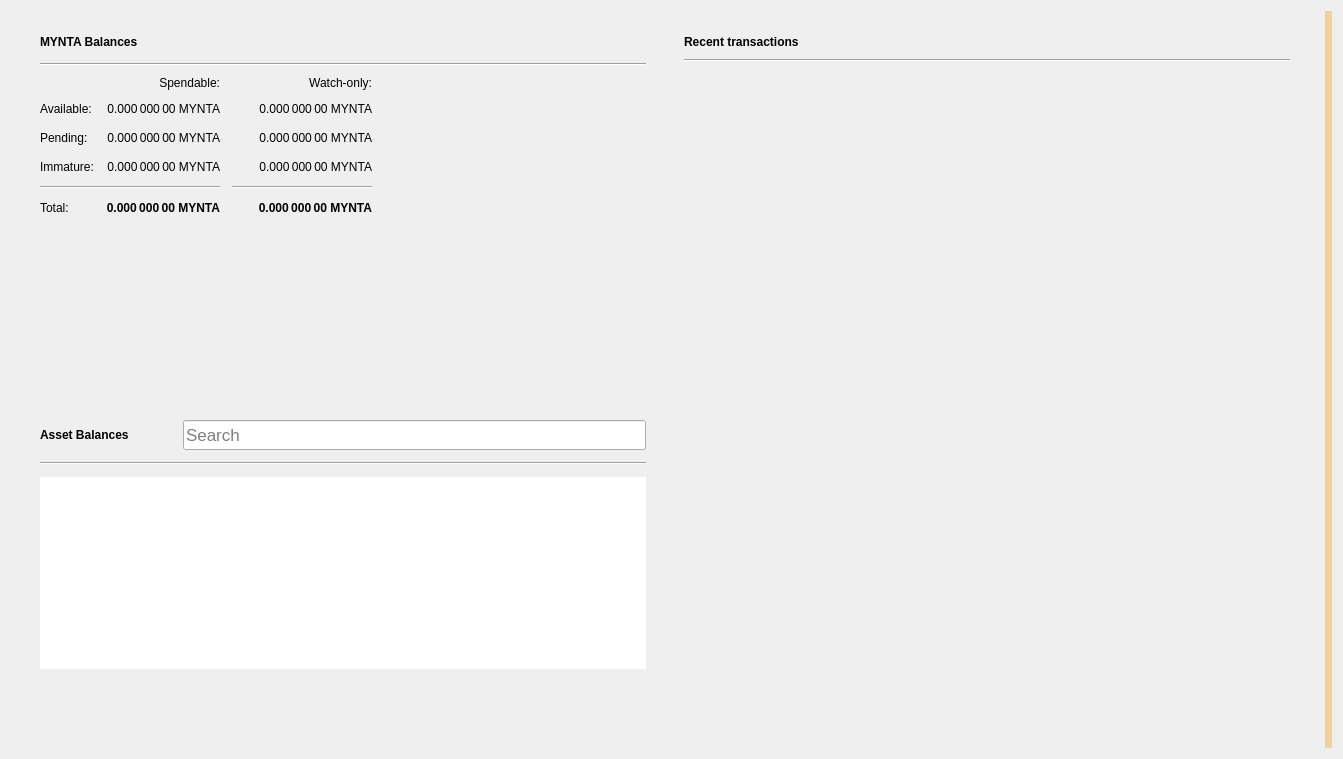
<?xml version="1.0" encoding="UTF-8"?>
<ui version="4.0">
 <class>OverviewPage</class>
 <widget class="QWidget" name="OverviewPage">
  <property name="geometry">
   <rect>
    <x>0</x>
    <y>0</y>
    <width>1343</width>
    <height>759</height>
   </rect>
  </property>
  <property name="minimumSize">
   <size>
    <width>760</width>
    <height>0</height>
   </size>
  </property>
  <property name="windowTitle">
   <string>Form</string>
  </property>
  <property name="autoFillBackground">
   <bool>false</bool>
  </property>
  <layout class="QGridLayout" name="gridLayout_3">
   <item row="0" column="1">
    <layout class="QVBoxLayout" name="verticalLayout_7">
     <property name="spacing">
      <number>0</number>
     </property>
     <property name="leftMargin">
      <number>0</number>
     </property>
     <property name="topMargin">
      <number>0</number>
     </property>
     <property name="rightMargin">
      <number>0</number>
     </property>
     <property name="bottomMargin">
      <number>0</number>
     </property>
     <item>
      <layout class="QHBoxLayout" name="horizontalLayout" stretch="0,0">
       <property name="spacing">
        <number>20</number>
       </property>
       <property name="sizeConstraint">
        <enum>QLayout::SetMinAndMaxSize</enum>
       </property>
       <property name="leftMargin">
        <number>20</number>
       </property>
       <property name="topMargin">
        <number>20</number>
       </property>
       <property name="rightMargin">
        <number>20</number>
       </property>
       <property name="bottomMargin">
        <number>20</number>
       </property>
       <item>
        <layout class="QVBoxLayout" name="verticalLayout_2">
         <property name="spacing">
          <number>0</number>
         </property>
         <property name="rightMargin">
          <number>0</number>
         </property>
         <item>
          <widget class="QFrame" name="frame">
           <property name="sizePolicy">
            <sizepolicy hsizetype="Preferred" vsizetype="Preferred">
             <horstretch>0</horstretch>
             <verstretch>0</verstretch>
            </sizepolicy>
           </property>
           <property name="minimumSize">
            <size>
             <width>350</width>
             <height>180</height>
            </size>
           </property>
           <property name="frameShape">
            <enum>QFrame::NoFrame</enum>
           </property>
           <property name="frameShadow">
            <enum>QFrame::Raised</enum>
           </property>
           <property name="lineWidth">
            <number>5</number>
           </property>
           <layout class="QVBoxLayout" name="verticalLayout_4">
            <property name="spacing">
             <number>10</number>
            </property>
            <property name="topMargin">
             <number>0</number>
            </property>
            <property name="bottomMargin">
             <number>0</number>
            </property>
            <item>
             <layout class="QHBoxLayout" name="horizontalLayout_4">
              <property name="spacing">
               <number>6</number>
              </property>
              <item>
               <widget class="QLabel" name="rvnBalancesLabel">
                <property name="font">
                 <font>
                  <weight>75</weight>
                  <bold>true</bold>
                 </font>
                </property>
                <property name="text">
                 <string>MYNTA Balances</string>
                </property>
               </widget>
              </item>
              <item>
               <widget class="QPushButton" name="labelWalletStatus">
                <property name="enabled">
                 <bool>true</bool>
                </property>
                <property name="maximumSize">
                 <size>
                  <width>30</width>
                  <height>16777215</height>
                 </size>
                </property>
                <property name="toolTip">
                 <string>The displayed information may be out of date. Your wallet automatically synchronizes with the Mynta network after a connection is established, but this process has not completed yet.</string>
                </property>
                <property name="text">
                 <string/>
                </property>
                <property name="icon">
                 <iconset>
                  <normaloff>:/icons/warning</normaloff>
                  <disabledoff>:/icons/warning</disabledoff>:/icons/warning</iconset>
                </property>
                <property name="iconSize">
                 <size>
                  <width>24</width>
                  <height>24</height>
                 </size>
                </property>
                <property name="flat">
                 <bool>true</bool>
                </property>
               </widget>
              </item>
              <item>
               <spacer name="horizontalSpacer_3">
                <property name="orientation">
                 <enum>Qt::Horizontal</enum>
                </property>
                <property name="sizeHint" stdset="0">
                 <size>
                  <width>40</width>
                  <height>20</height>
                 </size>
                </property>
               </spacer>
              </item>
             </layout>
            </item>
            <item>
             <widget class="Line" name="line_2">
              <property name="orientation">
               <enum>Qt::Horizontal</enum>
              </property>
             </widget>
            </item>
            <item>
             <layout class="QGridLayout" name="gridLayout">
              <property name="bottomMargin">
               <number>5</number>
              </property>
              <property name="spacing">
               <number>12</number>
              </property>
              <item row="3" column="2">
               <widget class="QLabel" name="labelWatchImmature">
                <property name="font">
                 <font>
                  <weight>50</weight>
                  <bold>false</bold>
                 </font>
                </property>
                <property name="cursor">
                 <cursorShape>IBeamCursor</cursorShape>
                </property>
                <property name="toolTip">
                 <string>Mined balance in watch-only addresses that has not yet matured</string>
                </property>
                <property name="text">
                 <string notr="true">0.000 000 00 MYNTA</string>
                </property>
                <property name="alignment">
                 <set>Qt::AlignRight|Qt::AlignTrailing|Qt::AlignVCenter</set>
                </property>
                <property name="textInteractionFlags">
                 <set>Qt::LinksAccessibleByMouse|Qt::TextSelectableByKeyboard|Qt::TextSelectableByMouse</set>
                </property>
               </widget>
              </item>
              <item row="2" column="3">
               <spacer name="horizontalSpacer_2">
                <property name="orientation">
                 <enum>Qt::Horizontal</enum>
                </property>
                <property name="sizeHint" stdset="0">
                 <size>
                  <width>40</width>
                  <height>20</height>
                 </size>
                </property>
               </spacer>
              </item>
              <item row="1" column="0">
               <widget class="QLabel" name="labelBalanceText">
                <property name="text">
                 <string>Available:</string>
                </property>
               </widget>
              </item>
              <item row="1" column="2">
               <widget class="QLabel" name="labelWatchAvailable">
                <property name="font">
                 <font>
                  <weight>50</weight>
                  <bold>false</bold>
                 </font>
                </property>
                <property name="cursor">
                 <cursorShape>IBeamCursor</cursorShape>
                </property>
                <property name="toolTip">
                 <string>Your current balance in watch-only addresses</string>
                </property>
                <property name="text">
                 <string notr="true">0.000 000 00 MYNTA</string>
                </property>
                <property name="alignment">
                 <set>Qt::AlignRight|Qt::AlignTrailing|Qt::AlignVCenter</set>
                </property>
                <property name="textInteractionFlags">
                 <set>Qt::LinksAccessibleByMouse|Qt::TextSelectableByKeyboard|Qt::TextSelectableByMouse</set>
                </property>
               </widget>
              </item>
              <item row="2" column="1">
               <widget class="QLabel" name="labelUnconfirmed">
                <property name="font">
                 <font>
                  <weight>50</weight>
                  <bold>false</bold>
                 </font>
                </property>
                <property name="cursor">
                 <cursorShape>IBeamCursor</cursorShape>
                </property>
                <property name="toolTip">
                 <string>Total of transactions that have yet to be confirmed, and do not yet count toward the spendable balance</string>
                </property>
                <property name="text">
                 <string notr="true">0.000 000 00 MYNTA</string>
                </property>
                <property name="alignment">
                 <set>Qt::AlignRight|Qt::AlignTrailing|Qt::AlignVCenter</set>
                </property>
                <property name="textInteractionFlags">
                 <set>Qt::LinksAccessibleByMouse|Qt::TextSelectableByKeyboard|Qt::TextSelectableByMouse</set>
                </property>
               </widget>
              </item>
              <item row="4" column="2">
               <widget class="Line" name="lineWatchBalance">
                <property name="sizePolicy">
                 <sizepolicy hsizetype="Preferred" vsizetype="Fixed">
                  <horstretch>0</horstretch>
                  <verstretch>0</verstretch>
                 </sizepolicy>
                </property>
                <property name="minimumSize">
                 <size>
                  <width>140</width>
                  <height>0</height>
                 </size>
                </property>
                <property name="orientation">
                 <enum>Qt::Horizontal</enum>
                </property>
               </widget>
              </item>
              <item row="0" column="1">
               <widget class="QLabel" name="labelSpendable">
                <property name="text">
                 <string>Spendable:</string>
                </property>
                <property name="alignment">
                 <set>Qt::AlignRight|Qt::AlignTrailing|Qt::AlignVCenter</set>
                </property>
               </widget>
              </item>
              <item row="3" column="0">
               <widget class="QLabel" name="labelImmatureText">
                <property name="text">
                 <string>Immature:</string>
                </property>
               </widget>
              </item>
              <item row="5" column="2">
               <widget class="QLabel" name="labelWatchTotal">
                <property name="font">
                 <font>
                  <weight>75</weight>
                  <bold>true</bold>
                 </font>
                </property>
                <property name="cursor">
                 <cursorShape>IBeamCursor</cursorShape>
                </property>
                <property name="toolTip">
                 <string>Current total balance in watch-only addresses</string>
                </property>
                <property name="text">
                 <string notr="true">0.000 000 00 MYNTA</string>
                </property>
                <property name="alignment">
                 <set>Qt::AlignRight|Qt::AlignTrailing|Qt::AlignVCenter</set>
                </property>
                <property name="textInteractionFlags">
                 <set>Qt::LinksAccessibleByMouse|Qt::TextSelectableByKeyboard|Qt::TextSelectableByMouse</set>
                </property>
               </widget>
              </item>
              <item row="4" column="0" colspan="2">
               <widget class="Line" name="line">
                <property name="orientation">
                 <enum>Qt::Horizontal</enum>
                </property>
               </widget>
              </item>
              <item row="0" column="2">
               <widget class="QLabel" name="labelWatchonly">
                <property name="text">
                 <string>Watch-only:</string>
                </property>
                <property name="alignment">
                 <set>Qt::AlignRight|Qt::AlignTrailing|Qt::AlignVCenter</set>
                </property>
               </widget>
              </item>
              <item row="5" column="1">
               <widget class="QLabel" name="labelTotal">
                <property name="font">
                 <font>
                  <weight>75</weight>
                  <bold>true</bold>
                 </font>
                </property>
                <property name="cursor">
                 <cursorShape>IBeamCursor</cursorShape>
                </property>
                <property name="toolTip">
                 <string>Your current total balance</string>
                </property>
                <property name="text">
                 <string notr="true">0.000 000 00 MYNTA</string>
                </property>
                <property name="alignment">
                 <set>Qt::AlignRight|Qt::AlignTrailing|Qt::AlignVCenter</set>
                </property>
                <property name="textInteractionFlags">
                 <set>Qt::LinksAccessibleByMouse|Qt::TextSelectableByKeyboard|Qt::TextSelectableByMouse</set>
                </property>
               </widget>
              </item>
              <item row="1" column="1">
               <widget class="QLabel" name="labelBalance">
                <property name="font">
                 <font>
                  <weight>50</weight>
                  <bold>false</bold>
                 </font>
                </property>
                <property name="cursor">
                 <cursorShape>IBeamCursor</cursorShape>
                </property>
                <property name="toolTip">
                 <string>Your current spendable balance</string>
                </property>
                <property name="text">
                 <string notr="true">0.000 000 00 MYNTA</string>
                </property>
                <property name="alignment">
                 <set>Qt::AlignRight|Qt::AlignTrailing|Qt::AlignVCenter</set>
                </property>
                <property name="textInteractionFlags">
                 <set>Qt::LinksAccessibleByMouse|Qt::TextSelectableByKeyboard|Qt::TextSelectableByMouse</set>
                </property>
               </widget>
              </item>
              <item row="2" column="0">
               <widget class="QLabel" name="labelPendingText">
                <property name="text">
                 <string>Pending:</string>
                </property>
               </widget>
              </item>
              <item row="5" column="0">
               <widget class="QLabel" name="labelTotalText">
                <property name="text">
                 <string>Total:</string>
                </property>
               </widget>
              </item>
              <item row="3" column="1">
               <widget class="QLabel" name="labelImmature">
                <property name="font">
                 <font>
                  <weight>50</weight>
                  <bold>false</bold>
                 </font>
                </property>
                <property name="cursor">
                 <cursorShape>IBeamCursor</cursorShape>
                </property>
                <property name="toolTip">
                 <string>Mined balance that has not yet matured</string>
                </property>
                <property name="text">
                 <string notr="true">0.000 000 00 MYNTA</string>
                </property>
                <property name="alignment">
                 <set>Qt::AlignRight|Qt::AlignTrailing|Qt::AlignVCenter</set>
                </property>
                <property name="textInteractionFlags">
                 <set>Qt::LinksAccessibleByMouse|Qt::TextSelectableByKeyboard|Qt::TextSelectableByMouse</set>
                </property>
               </widget>
              </item>
              <item row="2" column="2">
               <widget class="QLabel" name="labelWatchPending">
                <property name="font">
                 <font>
                  <weight>50</weight>
                  <bold>false</bold>
                 </font>
                </property>
                <property name="cursor">
                 <cursorShape>IBeamCursor</cursorShape>
                </property>
                <property name="toolTip">
                 <string>Unconfirmed transactions to watch-only addresses</string>
                </property>
                <property name="text">
                 <string notr="true">0.000 000 00 MYNTA</string>
                </property>
                <property name="alignment">
                 <set>Qt::AlignRight|Qt::AlignTrailing|Qt::AlignVCenter</set>
                </property>
                <property name="textInteractionFlags">
                 <set>Qt::LinksAccessibleByMouse|Qt::TextSelectableByKeyboard|Qt::TextSelectableByMouse</set>
                </property>
               </widget>
              </item>
             </layout>
            </item>
           </layout>
          </widget>
         </item>
         <item>
          <widget class="QWidget" name="assetVerticalSpaceWidget2" native="true">
           <property name="autoFillBackground">
            <bool>false</bool>
           </property>
           <layout class="QVBoxLayout" name="verticalLayout_6">
            <item>
             <spacer name="verticalSpacer_4">
              <property name="orientation">
               <enum>Qt::Vertical</enum>
              </property>
              <property name="sizeType">
               <enum>QSizePolicy::MinimumExpanding</enum>
              </property>
              <property name="sizeHint" stdset="0">
               <size>
                <width>20</width>
                <height>10</height>
               </size>
              </property>
             </spacer>
            </item>
           </layout>
          </widget>
         </item>
         <item>
          <widget class="QFrame" name="assetFrame">
           <property name="minimumSize">
            <size>
             <width>350</width>
             <height>150</height>
            </size>
           </property>
           <property name="autoFillBackground">
            <bool>true</bool>
           </property>
           <property name="frameShape">
            <enum>QFrame::NoFrame</enum>
           </property>
           <property name="frameShadow">
            <enum>QFrame::Plain</enum>
           </property>
           <property name="lineWidth">
            <number>0</number>
           </property>
           <layout class="QVBoxLayout" name="verticalLayout_5">
            <property name="spacing">
             <number>12</number>
            </property>
            <item>
             <layout class="QHBoxLayout" name="assetBalanceHorizontalLayout">
              <item alignment="Qt::AlignVCenter">
               <widget class="QLabel" name="assetBalanceLabel">
                <property name="font">
                 <font>
                  <weight>75</weight>
                  <bold>true</bold>
                 </font>
                </property>
                <property name="text">
                 <string>Asset Balances</string>
                </property>
               </widget>
              </item>
              <item>
               <widget class="QPushButton" name="labelAssetStatus">
                <property name="enabled">
                 <bool>true</bool>
                </property>
                <property name="maximumSize">
                 <size>
                  <width>30</width>
                  <height>16777215</height>
                 </size>
                </property>
                <property name="toolTip">
                 <string>The displayed information may be out of date. Your wallet automatically synchronizes with the Mynta network after a connection is established, but this process has not completed yet.</string>
                </property>
                <property name="text">
                 <string/>
                </property>
                <property name="icon">
                 <iconset>
                  <normaloff>:/icons/warning</normaloff>
                  <disabledoff>:/icons/warning</disabledoff>:/icons/warning</iconset>
                </property>
                <property name="iconSize">
                 <size>
                  <width>24</width>
                  <height>24</height>
                 </size>
                </property>
                <property name="flat">
                 <bool>true</bool>
                </property>
               </widget>
              </item>
              <item alignment="Qt::AlignBottom">
               <widget class="QLineEdit" name="assetSearch">
                <property name="sizePolicy">
                 <sizepolicy hsizetype="Expanding" vsizetype="Preferred">
                  <horstretch>0</horstretch>
                  <verstretch>0</verstretch>
                 </sizepolicy>
                </property>
                <property name="minimumSize">
                 <size>
                  <width>0</width>
                  <height>30</height>
                 </size>
                </property>
                <property name="maximumSize">
                 <size>
                  <width>16777215</width>
                  <height>30</height>
                 </size>
                </property>
                <property name="sizeIncrement">
                 <size>
                  <width>0</width>
                  <height>0</height>
                 </size>
                </property>
                <property name="baseSize">
                 <size>
                  <width>0</width>
                  <height>0</height>
                 </size>
                </property>
                <property name="font">
                 <font>
                  <pointsize>13</pointsize>
                 </font>
                </property>
                <property name="maxLength">
                 <number>32</number>
                </property>
                <property name="frame">
                 <bool>true</bool>
                </property>
                <property name="alignment">
                 <set>Qt::AlignLeading|Qt::AlignLeft|Qt::AlignVCenter</set>
                </property>
                <property name="placeholderText">
                 <string>Search</string>
                </property>
                <property name="clearButtonEnabled">
                 <bool>true</bool>
                </property>
               </widget>
              </item>
             </layout>
            </item>
            <item>
             <widget class="Line" name="assetBalanceLine">
              <property name="orientation">
               <enum>Qt::Horizontal</enum>
              </property>
             </widget>
            </item>
            <item>
             <widget class="QListView" name="listAssets">
              <property name="frameShape">
               <enum>QFrame::NoFrame</enum>
              </property>
              <property name="lineWidth">
               <number>0</number>
              </property>
              <property name="verticalScrollMode">
               <enum>QAbstractItemView::ScrollPerItem</enum>
              </property>
             </widget>
            </item>
            <item>
             <widget class="QWidget" name="assetVerticalSpaceWidget" native="true">
              <property name="autoFillBackground">
               <bool>false</bool>
              </property>
              <layout class="QVBoxLayout" name="verticalLayout">
               <item>
                <spacer name="verticalSpacer_3">
                 <property name="orientation">
                  <enum>Qt::Vertical</enum>
                 </property>
                 <property name="sizeHint" stdset="0">
                  <size>
                   <width>20</width>
                   <height>20</height>
                  </size>
                 </property>
                </spacer>
               </item>
              </layout>
             </widget>
            </item>
           </layout>
          </widget>
         </item>
        </layout>
       </item>
       <item>
        <layout class="QVBoxLayout" name="verticalLayout_3">
         <property name="spacing">
          <number>20</number>
         </property>
         <property name="leftMargin">
          <number>0</number>
         </property>
         <item>
          <widget class="QFrame" name="frame_2">
           <property name="sizePolicy">
            <sizepolicy hsizetype="Preferred" vsizetype="Preferred">
             <horstretch>0</horstretch>
             <verstretch>0</verstretch>
            </sizepolicy>
           </property>
           <property name="minimumSize">
            <size>
             <width>350</width>
             <height>0</height>
            </size>
           </property>
           <property name="sizeIncrement">
            <size>
             <width>0</width>
             <height>300</height>
            </size>
           </property>
           <property name="frameShape">
            <enum>QFrame::NoFrame</enum>
           </property>
           <property name="frameShadow">
            <enum>QFrame::Plain</enum>
           </property>
           <property name="lineWidth">
            <number>0</number>
           </property>
           <layout class="QGridLayout" name="gridLayout_2">
            <property name="topMargin">
             <number>0</number>
            </property>
            <property name="horizontalSpacing">
             <number>12</number>
            </property>
            <item row="0" column="0">
             <layout class="QHBoxLayout" name="horizontalLayout_2">
              <property name="spacing">
               <number>6</number>
              </property>
              <item>
               <widget class="QLabel" name="recentTransactionsLabel">
                <property name="font">
                 <font>
                  <weight>75</weight>
                  <bold>true</bold>
                 </font>
                </property>
                <property name="text">
                 <string>Recent transactions</string>
                </property>
               </widget>
              </item>
              <item>
               <widget class="QPushButton" name="labelTransactionsStatus">
                <property name="enabled">
                 <bool>true</bool>
                </property>
                <property name="maximumSize">
                 <size>
                  <width>30</width>
                  <height>16777215</height>
                 </size>
                </property>
                <property name="toolTip">
                 <string>The displayed information may be out of date. Your wallet automatically synchronizes with the Mynta network after a connection is established, but this process has not completed yet.</string>
                </property>
                <property name="text">
                 <string/>
                </property>
                <property name="icon">
                 <iconset>
                  <normaloff>:/icons/warning</normaloff>
                  <disabledoff>:/icons/warning</disabledoff>:/icons/warning</iconset>
                </property>
                <property name="iconSize">
                 <size>
                  <width>24</width>
                  <height>24</height>
                 </size>
                </property>
                <property name="flat">
                 <bool>true</bool>
                </property>
               </widget>
              </item>
              <item>
               <spacer name="horizontalSpacer">
                <property name="orientation">
                 <enum>Qt::Horizontal</enum>
                </property>
                <property name="sizeHint" stdset="0">
                 <size>
                  <width>40</width>
                  <height>20</height>
                 </size>
                </property>
               </spacer>
              </item>
             </layout>
            </item>
            <item row="2" column="0">
             <widget class="QListView" name="listTransactions">
              <property name="styleSheet">
               <string notr="true">QListView { background: transparent; }</string>
              </property>
              <property name="frameShape">
               <enum>QFrame::NoFrame</enum>
              </property>
              <property name="verticalScrollBarPolicy">
               <enum>Qt::ScrollBarAlwaysOff</enum>
              </property>
              <property name="horizontalScrollBarPolicy">
               <enum>Qt::ScrollBarAlwaysOff</enum>
              </property>
              <property name="selectionMode">
               <enum>QAbstractItemView::NoSelection</enum>
              </property>
             </widget>
            </item>
            <item row="1" column="0">
             <widget class="Line" name="line_3">
              <property name="orientation">
               <enum>Qt::Horizontal</enum>
              </property>
             </widget>
            </item>
           </layout>
          </widget>
         </item>
        </layout>
       </item>
      </layout>
     </item>
    </layout>
   </item>
   <item row="0" column="3">
    <widget class="QLabel" name="labelAlerts">
     <property name="visible">
      <bool>true</bool>
     </property>
     <property name="styleSheet">
      <string notr="true">QLabel { background-color: qlineargradient(x1: 0, y1: 0, x2: 1, y2: 0, stop:0 #F0D0A0, stop:1 #F8D488); color:#000000; }</string>
     </property>
     <property name="wordWrap">
      <bool>true</bool>
     </property>
     <property name="margin">
      <number>3</number>
     </property>
     <property name="textInteractionFlags">
      <set>Qt::TextSelectableByMouse</set>
     </property>
    </widget>
   </item>
  </layout>
 </widget>
 <resources/>
 <connections/>
</ui>
